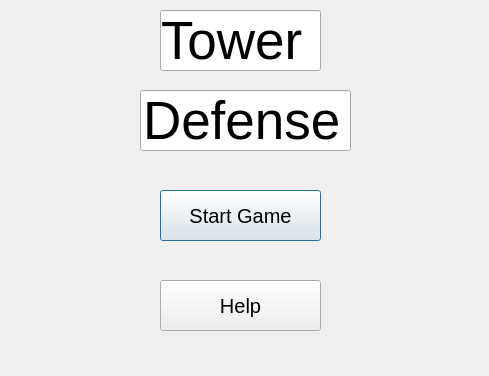
<?xml version="1.0" encoding="UTF-8"?>
<ui version="4.0">
 <class>StartMenu</class>
 <widget class="QDialog" name="StartMenu">
  <property name="geometry">
   <rect>
    <x>0</x>
    <y>0</y>
    <width>489</width>
    <height>376</height>
   </rect>
  </property>
  <property name="font">
   <font>
    <pointsize>15</pointsize>
   </font>
  </property>
  <property name="windowTitle">
   <string>Dialog</string>
  </property>
  <widget class="QPushButton" name="startbutton">
   <property name="geometry">
    <rect>
     <x>160</x>
     <y>190</y>
     <width>161</width>
     <height>51</height>
    </rect>
   </property>
   <property name="text">
    <string>Start Game</string>
   </property>
  </widget>
  <widget class="QPushButton" name="helpbutton">
   <property name="geometry">
    <rect>
     <x>160</x>
     <y>280</y>
     <width>161</width>
     <height>51</height>
    </rect>
   </property>
   <property name="text">
    <string>Help</string>
   </property>
  </widget>
  <widget class="QLineEdit" name="lineEdit">
   <property name="geometry">
    <rect>
     <x>160</x>
     <y>10</y>
     <width>161</width>
     <height>61</height>
    </rect>
   </property>
   <property name="font">
    <font>
     <pointsize>40</pointsize>
    </font>
   </property>
   <property name="text">
    <string>Tower </string>
   </property>
  </widget>
  <widget class="QLineEdit" name="lineEdit_2">
   <property name="geometry">
    <rect>
     <x>140</x>
     <y>90</y>
     <width>211</width>
     <height>61</height>
    </rect>
   </property>
   <property name="font">
    <font>
     <pointsize>40</pointsize>
    </font>
   </property>
   <property name="text">
    <string>Defense</string>
   </property>
  </widget>
 </widget>
 <resources/>
 <connections/>
</ui>
